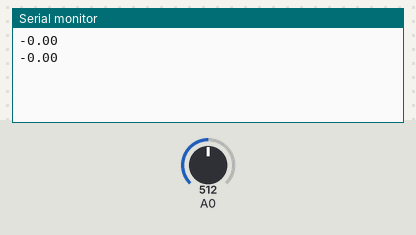
Simulated run of this sketch. Board: Arduino Uno, built with avr-gcc and run on an emulated ATmega328P. Shown: the last lines printed to the serial monitor. Inputs (shaded band) come from the test bench; at power-on: A0 = 512.

Above: at 1.2 s.
1.3 s: A0 set to 716
At 1.9 s:
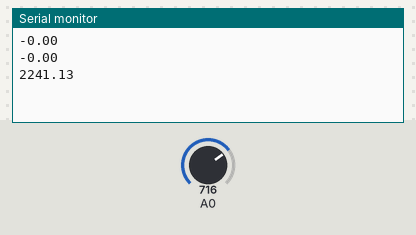
2.8 s: A0 set to 900
At 3.5 s:
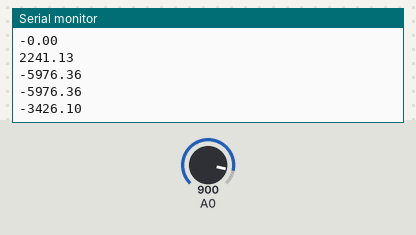
Timing chart, 0 to 5.8 s (numbered marks = the images above; inputs shaded):
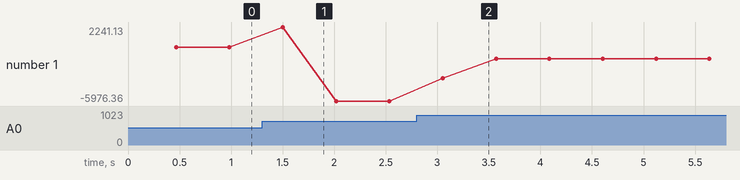

Measured:
- after the input at 1.3 s, the serial monitor: prints a new line after 0.20 s (image 1)
- after the input at 2.8 s, the serial monitor: prints a new line after 0.25 s (image 2)
- plotted number 1: 0 → -5976.36 after the input at 1.3 s, -5976.36 → -1262 after the input at 2.8 s

The sketch:

amperometro_conACS712.ino
```cpp
// Sensore ACS712T 05B portata 5 A

void setup() {
  Serial.begin(9600);
}

void loop() {
  //campiono 10 valori e calcolo la media
  int val = 0;
  for (int i = 0; i < 150; i++) {
    val += analogRead(A0);
    delay(3);
  }
  val = val / 150;

  //ricavo la tensione sul pin A0. 4.88 = 5000 mV / 1024 campioni
  //float tensione = 4.88 * val;

  float corrente = 1000.0 * (4.88 * val / 1024.0 - 2.5) / 0.185
                   + 11581.50 ;  // offset? Vedere caso per caso
                   // Per uno di essi bisogna togliere anche 25.76

  //Serial.print("I = ");
  Serial.println(corrente);

  delay(50);
}

// Fonte Aliverti https://www.youtube.com/watch?v=lmfqcHGo85E
// Fonte https://www.engineersgarage.com/acs712-current-sensor-with-arduino/

// Test 2023 gennaio: 4 resistori in parallelo da 22 Ohm e 250 mW
//                    con generatore in CC regolabile
//                    1V esce 103 mA a fronte di 109 mA di amperometro
//                    2V esce 206 mA a fronte di 212 mA di amperometro
//                    3V esce 309 mA a fronte di 322 mA di amperometro
//                    4V esce 412 mA a fronte di 435 mA di amperometro
//                    (quest'ultimo a 1,74 W escono 435 mW per ogni resistore
//                    un po' troppo, son belli caldi ma tutto sommato ok)
```
